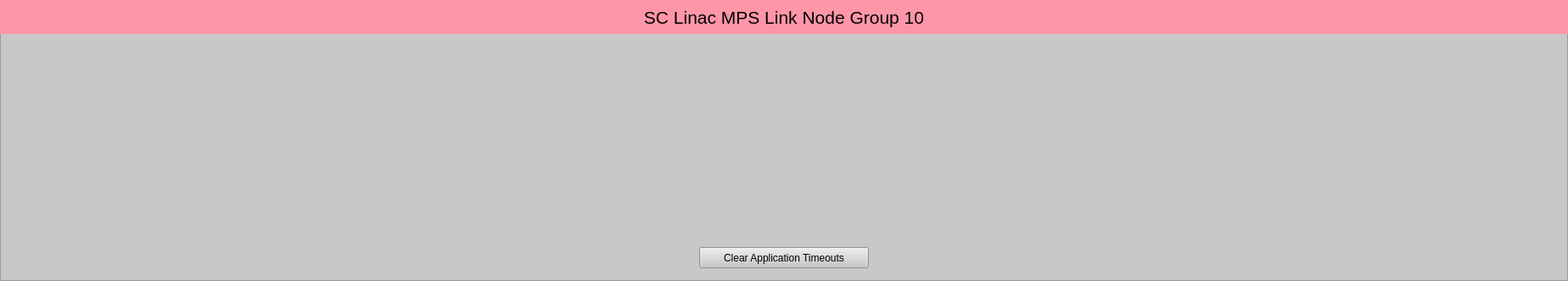
<?xml version="1.0" encoding="UTF-8"?>
<ui version="4.0">
 <class>Form</class>
 <widget class="QWidget" name="Form">
  <property name="geometry">
   <rect>
    <x>0</x>
    <y>0</y>
    <width>1848</width>
    <height>331</height>
   </rect>
  </property>
  <property name="windowTitle">
   <string>SC Linac MPS Link Node Group 10</string>
  </property>
  <widget class="QFrame" name="frame">
   <property name="geometry">
    <rect>
     <x>0</x>
     <y>0</y>
     <width>1848</width>
     <height>331</height>
    </rect>
   </property>
   <property name="styleSheet">
    <string notr="true">background-color: rgb(200, 200, 200);</string>
   </property>
   <property name="frameShape">
    <enum>QFrame::StyledPanel</enum>
   </property>
   <property name="frameShadow">
    <enum>QFrame::Raised</enum>
   </property>
   <widget class="QLabel" name="label">
    <property name="geometry">
     <rect>
      <x>0</x>
      <y>0</y>
      <width>1848</width>
      <height>40</height>
     </rect>
    </property>
    <property name="font">
     <font>
      <pointsize>16</pointsize>
     </font>
    </property>
    <property name="styleSheet">
     <string notr="true">background-color: rgb(255, 150, 168);</string>
    </property>
    <property name="text">
     <string>SC Linac MPS Link Node Group 10</string>
    </property>
    <property name="alignment">
     <set>Qt::AlignCenter</set>
    </property>
   </widget>
   <widget class="PyDMEmbeddedDisplay" name="PyDMEmbeddedDisplay">
    <property name="geometry">
     <rect>
      <x>1381</x>
      <y>50</y>
      <width>457</width>
      <height>230</height>
     </rect>
    </property>
    <property name="toolTip">
     <string/>
    </property>
    <property name="macros" stdset="0">
     <string>{"P":"MPLN:BPN24:MP01:1","CN":"SIOC:SYS0:MP01","AID":"0","SLOT_FILE":"LinkNode88_slot.ui","P_IN":"SIOC:SYS0:MP01","PGP":"11","LN":"88","TYPE":"REM","LOCA":"BPN24","IOC_UNIT":"MP01","INST":"1","VIS":"1","P_IN2":"SIOC:SYS0:MP01","TEXT":"CN B005"}</string>
    </property>
    <property name="filename" stdset="0">
     <string>$PYDM/mps/mps_crate_link.ui</string>
    </property>
   </widget>
   <widget class="PyDMEmbeddedDisplay" name="PyDMEmbeddedDisplay">
    <property name="geometry">
     <rect>
      <x>924</x>
      <y>50</y>
      <width>457</width>
      <height>230</height>
     </rect>
    </property>
    <property name="toolTip">
     <string/>
    </property>
    <property name="macros" stdset="0">
     <string>{"P":"MPLN:BPN23:MP01:1","CN":"SIOC:SYS0:MP01","AID":"0","SLOT_FILE":"LinkNode87_slot.ui","P_IN":"MPLN:BPN24:MP01:1","PGP":"0","LN":"87","TYPE":"LOC","LOCA":"BPN23","IOC_UNIT":"MP01","INST":"1","VIS":"0","P_IN2":"MPLN:BPN24:MP01:1","TEXT":"LN Rx"}</string>
    </property>
    <property name="filename" stdset="0">
     <string>$PYDM/mps/mps_crate_link.ui</string>
    </property>
   </widget>
   <widget class="PyDMEmbeddedDisplay" name="PyDMEmbeddedDisplay">
    <property name="geometry">
     <rect>
      <x>467</x>
      <y>50</y>
      <width>457</width>
      <height>230</height>
     </rect>
    </property>
    <property name="toolTip">
     <string/>
    </property>
    <property name="macros" stdset="0">
     <string>{"P":"MPLN:BPN22:MP01:1","CN":"SIOC:SYS0:MP01","AID":"0","SLOT_FILE":"LinkNode86_slot.ui","P_IN":"MPLN:BPN23:MP01:1","PGP":"0","LN":"86","TYPE":"LOC","LOCA":"BPN22","IOC_UNIT":"MP01","INST":"1","VIS":"0","P_IN2":"MPLN:BPN23:MP01:1","TEXT":"LN Rx"}</string>
    </property>
    <property name="filename" stdset="0">
     <string>$PYDM/mps/mps_crate_link.ui</string>
    </property>
   </widget>
   <widget class="PyDMEmbeddedDisplay" name="PyDMEmbeddedDisplay">
    <property name="geometry">
     <rect>
      <x>10</x>
      <y>50</y>
      <width>457</width>
      <height>230</height>
     </rect>
    </property>
    <property name="toolTip">
     <string/>
    </property>
    <property name="macros" stdset="0">
     <string>{"P":"MPLN:BPN21:MP01:1","CN":"SIOC:SYS0:MP01","AID":"0","SLOT_FILE":"LinkNode85_slot.ui","P_IN":"MPLN:BPN22:MP01:1","PGP":"0","LN":"85","TYPE":"LOC","LOCA":"BPN21","IOC_UNIT":"MP01","INST":"1","VIS":"0","P_IN2":"MPLN:BPN22:MP01:1","TEXT":"LN Rx"}</string>
    </property>
    <property name="filename" stdset="0">
     <string>$PYDM/mps/mps_crate_link.ui</string>
    </property>
   </widget>
   <widget class="PyDMDrawingImage" name="PyDMDrawingImage">
    <property name="geometry">
     <rect>
      <x>10</x>
      <y>279</y>
      <width>250</width>
      <height>50</height>
     </rect>
    </property>
    <property name="toolTip">
     <string/>
    </property>
    <property name="styleSheet">
     <string notr="true">background-color: rgb(200, 200, 200);</string>
    </property>
    <property name="filename" stdset="0">
     <string>$PYDM/mps/lcls_mps_lockup_sidebyside_digital.png</string>
    </property>
   </widget>
   <widget class="PyDMPushButton" name="PyDMPushButton">
    <property name="geometry">
     <rect>
      <x>824</x>
      <y>291</y>
      <width>200</width>
      <height>25</height>
     </rect>
    </property>
    <property name="toolTip">
     <string/>
    </property>
    <property name="text">
     <string>Clear Application Timeouts</string>
    </property>
    <property name="channel" stdset="0">
     <string>ca://SIOC:SYS0:MP01:TO_ERR_CLR</string>
    </property>
    <property name="pressValue" stdset="0">
     <string>1</string>
    </property>
    <property name="releaseValue" stdset="0">
     <string>0</string>
    </property>
   </widget>
  </widget>
 </widget>
 <customwidgets>
  <customwidget>
   <class>PyDMEmbeddedDisplay</class>
   <extends>QFrame</extends>
   <header>pydm.widgets.embedded_display</header>
  </customwidget>
  <customwidget>
   <class>PyDMPushButton</class>
   <extends>QPushButton</extends>
   <header>pydm.widgets.pushbutton</header>
  </customwidget>
  <customwidget>
   <class>PyDMDrawingImage</class>
   <extends>QWidget</extends>
   <header>pydm.widgets.drawing</header>
  </customwidget>
 </customwidgets>
 <resources/>
 <connections/>
</ui>
